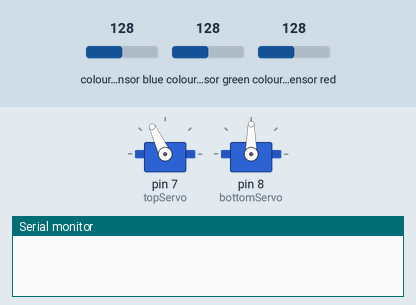
Bench run of a sketch on a simulated Arduino Uno, built with avr-gcc and run on an emulated ATmega328P. On the bench: 2 × servo, the last lines printed to the serial monitor. Wiring (inferred from the names in the program): TCS3200 colour sensor: output pin 6; S2 pin 4; S3 pin 5; S0 pin 2; S1 pin 3. The test bench sets the inputs (shaded band); at power-on: colour sensor blue 128, colour sensor green 128, colour sensor red 128.

Above: at 0.1 s.
At 0.7 s:
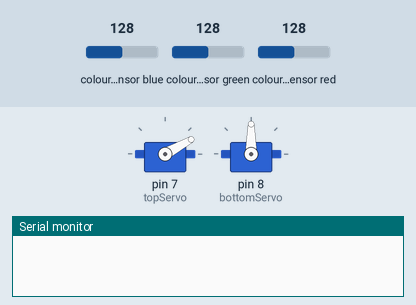
At 18.9 s:
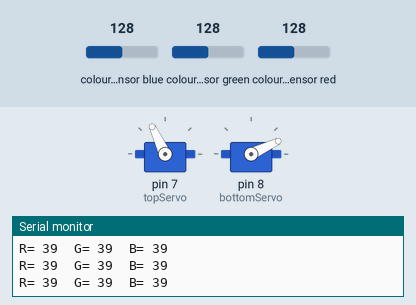
At 38.5 s:
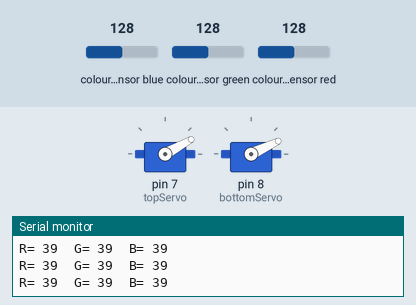
Timing chart, 0 to 40.0 s (numbered marks = the images above):
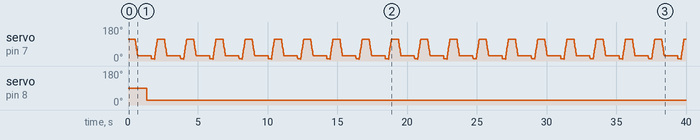

The sketch:

color_sorter.ino
```cpp
#include <Servo.h>
#define S0 2
#define S1 3
#define S2 4
#define S3 5
#define sensorOut 6

Servo topServo;
Servo bottomServo;

int frequency = 0;
int color = 0;

void setup() {
  pinMode(S0, OUTPUT);
  pinMode(S1, OUTPUT);
  pinMode(S2, OUTPUT);
  pinMode(S3, OUTPUT);
  pinMode(sensorOut, INPUT);

  digitalWrite(S0, HIGH);
  digitalWrite(S1, LOW);

  topServo.attach(7);
  bottomServo.attach(8);

  Serial.begin(9600);
}

void loop() {
  topServo.write(115);
  delay(500);

  for (int i = 115; i > 28; i--) {
    topServo.write(i);
    delay(2);
  }
  delay(500);

  color = readColor();
  delay(10);

  switch (color) {
    case 1:
      bottomServo.write(50);
      break;

    case 2:
      bottomServo.write(75);
      break;

    case 3:
      bottomServo.write(100);
      break;

    case 4:
      bottomServo.write(125);
      break;

    case 5:
      bottomServo.write(25);
      break;

    case 0:
      break;
  }
  delay(300);

  for (int i = 28; i > 10; i--) {
    topServo.write(i);
    delay(2);
  }
  delay(200);

  for (int i = 10; i < 115; i++) {
    topServo.write(i);
    delay(2);
  }
  color = 0;
}

int readColor() {
  digitalWrite(S2, LOW);
  digitalWrite(S3, LOW);
  frequency = pulseIn(sensorOut, LOW);
  int R = frequency;
  Serial.print("R= ");
  Serial.print(frequency);
  Serial.print("  ");
  delay(50);

  digitalWrite(S2, HIGH);
  digitalWrite(S3, HIGH);
  frequency = pulseIn(sensorOut, LOW);
  int G = frequency;
  Serial.print("G= ");
  Serial.print(frequency);
  Serial.print("  ");
  delay(50);

  digitalWrite(S2, LOW);
  digitalWrite(S3, HIGH);
  frequency = pulseIn(sensorOut, LOW);
  int B = frequency;
  Serial.print("B= ");
  Serial.print(frequency);
  Serial.println("  ");
  delay(50);

    if (G/R <= 1.03 & G/R >= 1) {
    color = 5;  // Purple
  }
  if (G/R <= 1.08 & G/R >= 1.04) {
    color = 4;  // yellow
  }
  if (G/R <= 0.96 & G/R > 0.9) {
    color = 3;  //Green
  }
  if (G/R <= 1.35 & G/R > 1.16 & B/R >= 1.04) {
    color = 2;  // Orange
  }
  if (G/R <= 1.35 & G/R > 1.16 & B/R > 0.7 & B/R <= 1.03) {
    color = 1;  // Red
  }

  return color;
}
```

Measured:
- by itself, servo on pin 8 (bottomServo): 90° → 25° at 1.3 s
